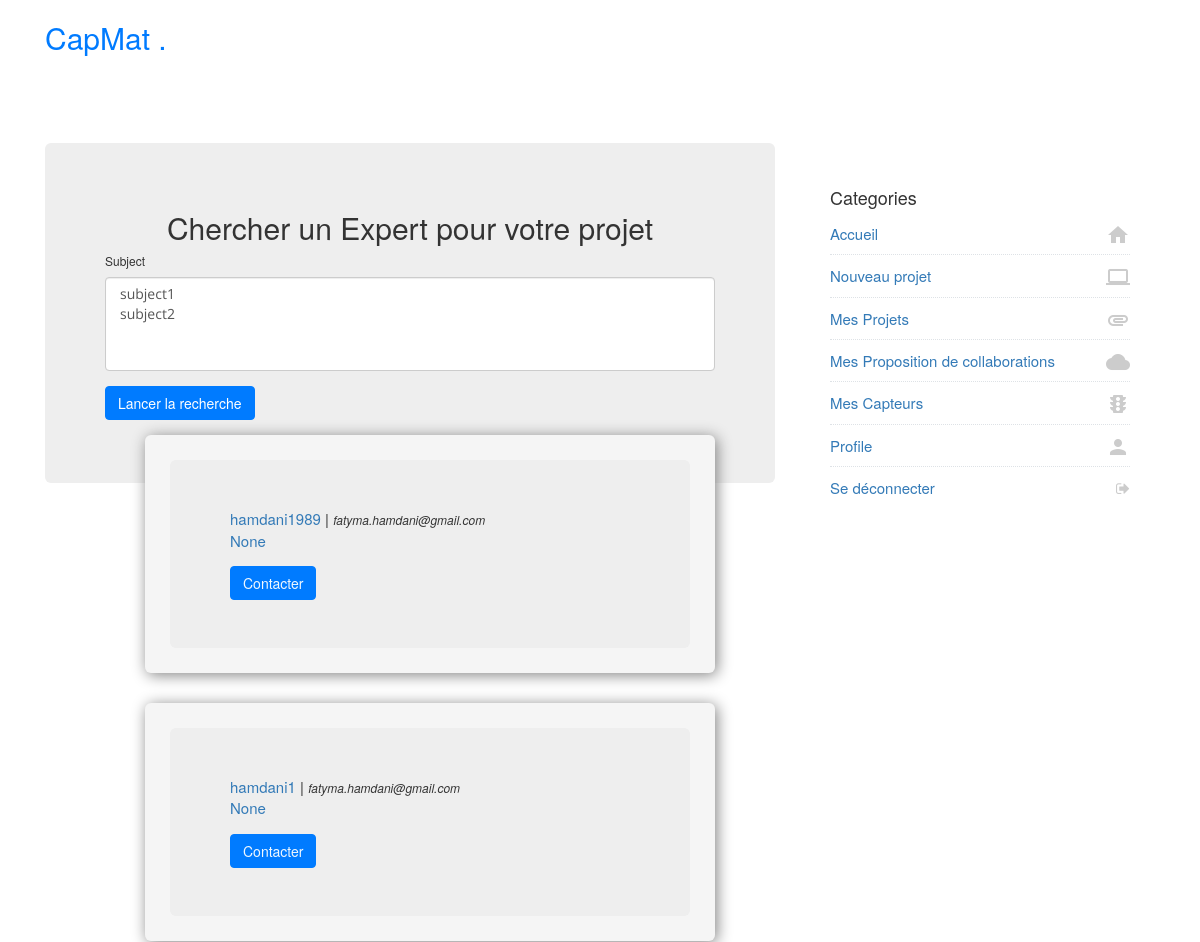
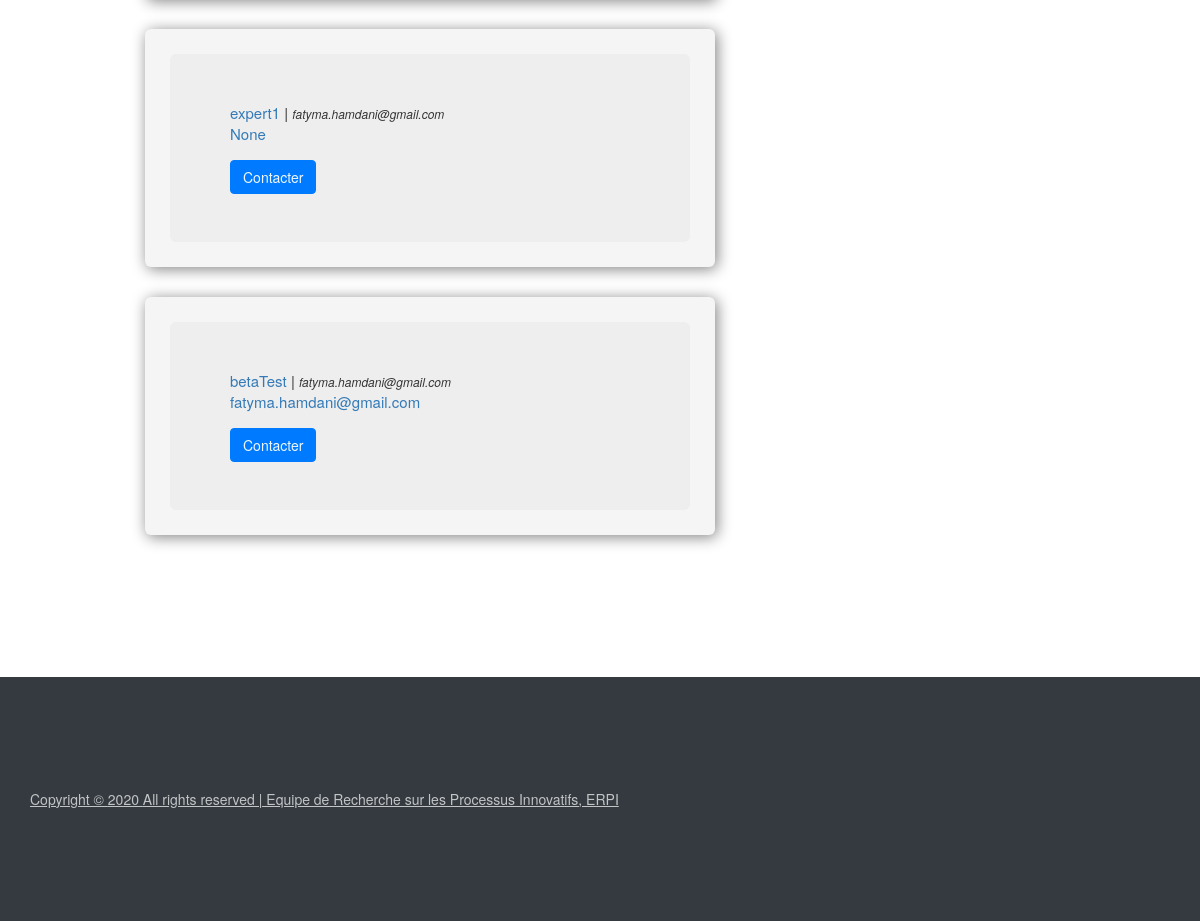
Screenshot of /CapMat/Expert with the database file from the repository (2 pictures, top to bottom).
### classroom/models.py (models this page shows, shortened)
class Student(models.Model):
    user = models.OneToOneField(User, on_delete=models.CASCADE, primary_key=True)
    image = models.ImageField(upload_to='media/', default='default.jpg', verbose_name=u"Figure associée à votre profil", null=True)
    nom = models.CharField(max_length=270,verbose_name= u"Nom : ",  null=True, blank=True)
    prenom = models.CharField(max_length=270,verbose_name= u"Prénom : ",  null=True, blank=True)
    adresse_email = models.EmailField(max_length=100,verbose_name=u"Adresse email de contact : ",   null=True, blank=True)
    composante = models.CharField(max_length=100,verbose_name=u"Composante : ",   null=True, blank=True)
    fonction = models.CharField(max_length=270,verbose_name= u"Fonction : ",  null=True, blank=True)
    domaine = models.ManyToManyField(Domaine, verbose_name= u"Domaines d'applications  ", help_text=u"Relativement à vos activités professionnelles.", related_name='domaines_expert')
    interests = models.ManyToManyField(Subject, verbose_name= u"Disciplines scientifiques ", related_name='interested_student')
    expert= models.BooleanField( verbose_name=u"Je souhaite participer à des projet ", default=False)

class User(AbstractUser):
    is_student = models.BooleanField(default=False)
    is_teacher = models.BooleanField(default=False)

### classroom/views/students.py (the view)
# urls.py: path('Expert', students.ExpertsListView, name='experts_list'),
def ExpertsListView(request):
    case_list = Student.objects.all()
    case_filter = ExpertsFilter(request.GET, queryset = case_list)
    template_name = 'classroom/students/collaboration/experts_list.html'
    return render(request, template_name, {'filter' : case_filter})

### classroom/models.py (called while the page is built)
    def __str__(self):
        return self.name

### classroom/templates/classroom/students/collaboration/experts_list.html (shortened to what this page needs)
                         {% load static %}
                         <!doctype html>
                         <html lang="en">
                         <head>
                           <link rel="stylesheet" href="fonts/icomoon/style.css' %}">
                           <link rel="stylesheet" href="{%  static  'css/bootstrap.min.css' %}">
                           <link rel="stylesheet" href="{%  static  'css/jquery-ui.css' %}">
                           <link rel="stylesheet" href="{%  static  'css/owl.carousel.min.css' %}">
                           <link rel="stylesheet" href="{%  static  'css/owl.theme.default.min.css' %}">
                           <link rel="stylesheet" href="{%  static  'css/owl.theme.default.min.css' %}">
                           <link rel="stylesheet" href="{%  static  'css/jquery.fancybox.min.css' %}">
                           <link rel="stylesheet" href="{%  static  'css/bootstrap-datepicker.css' %}">
                           <link rel="stylesheet" href="fonts/flaticon/font/flaticon.css' %}">
                           <link rel="stylesheet" href="{%  static  'css/aos.css' %}">
                           <link rel="stylesheet" href="{%  static  'css/style.css' %}">
                           <link rel="stylesheet" href="https://cdnjs.cloudflare.com/ajax/libs/font-awesome/4.7.0/css/font-awesome.min.css">
                         <link href="//maxcdn.bootstrapcdn.com/bootstrap/3.3.0/css/bootstrap.min.css" rel="stylesheet" id="bootstrap-css">
                         </head>
                         <body data-spy="scroll" data-target=".site-navbar-target" data-offset="300">
                           <div class="site-wrap">
                             <header class="site-navbar js-sticky-header " role="banner">
                               <div class="container">
                                 <div class="row align-items-center">
                                   <div class="col-6 col-xl-2">
                                     <h1 class="mb-0 site-logo"><a href="index.html" class="h2 mb-0"><span class="text-primary">CapMat .</span> </a></h1>
                                   </div>
                                   <div class="col-12 col-md-10 d-none d-xl-block">
                                     <nav class="site-navigation position-relative text-right" role="navigation">
                                       <ul class="site-menu main-menu js-clone-nav mr-auto d-none d-lg-block">
                                         <li><a href="" class="nav-link"></a></li>
                                       </ul>
                                     </nav>
                                   </div>
                                 </div>
                               </div>
                             </header>
                             <div class="site-section cta-big-image" id="about-section">
                               <div class="container">
                                 <div class="row mb-5 justify-content-center">
                                   <div class="col-md-8 text-center">
                                   </div>
                                 </div>
                                 <div class="row">
                                   <div class="col-md-8 blog-content">
                                    <div class="jumbotron">
                                        <h2 style="text-align: center;">Chercher un Expert pour votre projet </h2>
                                        {% load widget_tweaks %}
                                        <div>
                                        <form method="get">
                                           <h6 >Subject</h6>
                                          {% render_field filter.form.interests  class="form-control" %}
                                                      <button type="submit" class="btn btn-primary" >Lancer la recherche</button>
                                              </form>
                                             </div>
                                        <ul>
                                         {% for user in filter.qs %}
                                         <div class="sidebar-box" style=" background-color: whitesmoke ; box-shadow: 2px 2px 15px grey; border-radius: 6px;" >
                                           <div class="jumbotron">
                                             <a href="">{{user.user.username}}</a> | <span style="font-size: 12px;"><i>{{user.user.email}}</i></span><br>
                                             <a href="">{{user.adresse_email}}</a>
                                               <button type="button"  class="btn btn-primary"><a style="color: aliceblue" href="">Contacter</a> </button>
                                           </div>
                                         </div>
                                         {% empty %}
                                         <p class="text-center">  No data are availbe</p>
                                            {% endfor %}
                                        </ul>
                                    </div>
                                   </div>
                                   <div class="col-md-4 sidebar">
                                     <div class="sidebar-box">
                                       <div class="categories">
                                         <h3>Categories</h3>
                                         <li><a href="{% url 'home' %}"><span><i class="material-icons">home</i></span> Accueil </a></li>
                                         <li><a href="{% url 'students:projet_add' %}"> <span><i class="material-icons">computer</i></span>Nouveau projet</a></li>
                                         <li><a href="{% url 'students:lanceur_projet_home' %}">Mes Projets <span><i class="material-icons">attachment</i></span></a></li>
                                         <li><a href="{% url 'students:collaborations' %}">Mes Proposition de collaborations <span><i class="material-icons">cloud</i></span></a></li>
                                         <li><a href="{% url 'students:capteur_add' %}">Mes Capteurs <span><i class="material-icons">traffic</i></span></a></li>
                                         <li><a href="{% url 'students:profile' %}">Profile <span><i class="material-icons">person</i></span></a></li>
                                         <li><a href="{% url 'logout' %}">Se déconnecter <span><i class="fa fa-sign-out"></i></span></a></li>
                                       </div>
                                     </div>
                                   </div>
                                 </div>
                                 </div>
                               </div>
                             </div>
                             <footer class="site-footer">
                               <div class="container">
                                 <div class="row">
                                   <a href="https://erpi.univ-lorraine.fr/">                  Copyright &copy;
                                     <script>document.write(new Date().getFullYear());</script> All rights reserved | Equipe de Recherche sur les Processus Innovatifs, ERPI </a>
                                   </div>
                                 </div>
                             </footer>
                         </body>
                         </html>

### static/css/style.css (style rules this page uses)
html { overflow-x: hidden; }
body { line-height: 1.7; color: gray; font-weight: 400; font-size: 1rem; }
a { -webkit-transition: .3s all ease; -o-transition: .3s all ease; transition: .3s all ease; }
h1, h2, h3, h4, h5, .h1, .h2, .h3, .h4, .h5 { font-family: "Open Sans", -apple-system, BlinkMacSystemFont, "Segoe UI", Roboto, "Helvetica Neue", Arial, "Noto Sans", sans-serif, "Apple Color Emoji", "Segoe UI Emoji", "Segoe UI Symbol", "Noto Color Emoji"; }
body:after { -webkit-transition: .3s all ease-in-out; -o-transition: .3s all ease-in-out; transition: .3s all ease-in-out; }
.btn { font-size: 16px; border-radius: 30px; padding: 10px 30px; }
.btn.btn-primary { background: #007bff; border-color: #007bff; color: #fff; }
.form-control { height: 43px; border-radius: 30px; font-family: "Open Sans", -apple-system, BlinkMacSystemFont, "Segoe UI", Roboto, "Helvetica Neue", Arial, "Noto Sans", sans-serif, "Apple Color Emoji", "Segoe UI Emoji", "Segoe UI Symbol", "Noto Color Emoji"; }
.site-section { padding: 2.5em 0; }
@media (min-width: 768px) { .site-section { padding: 8em 0; } }
.site-footer { padding: 4em 0; background: #343a40; }
@media (min-width: 768px) { .site-footer { padding: 8em 0; } }
.site-footer a { color: rgba(255, 255, 255, 0.7); text-decoration: underline; }
.site-navbar { margin-bottom: 0px; z-index: 1999; position: absolute; top: 0; width: 100%; border-bottom: rgba(255, 255, 255, 0.7); }
.site-navbar .site-logo { position: relative; left: 0; top: -5px; }
.site-navbar .site-navigation .site-menu { margin-bottom: 0; }
.site-navbar .site-navigation .site-menu a { text-decoration: none !important; display: inline-block; }
.site-navbar .site-navigation .site-menu > li { display: inline-block; }
.site-navbar .site-navigation .site-menu > li > a { padding: 20px 20px; color: #000; display: inline-block; text-decoration: none !important; }
.site-mobile-menu .site-nav-wrap { padding: 0; margin: 0; list-style: none; position: relative; }
.site-mobile-menu .site-nav-wrap a { padding: 10px 20px; display: block; position: relative; color: #212529; }
.site-mobile-menu .site-nav-wrap li { position: relative; display: block; }
.site-mobile-menu .site-nav-wrap > li { display: block; position: relative; float: left; width: 100%; }
.site-mobile-menu .site-nav-wrap > li > a { padding-left: 20px; font-size: 20px; }
.sticky-wrapper .site-navbar { -webkit-transition: .3s all ease; -o-transition: .3s all ease; transition: .3s all ease; }
.sticky-wrapper .site-navbar { border-bottom: 1px solid rgba(255, 255, 255, 0.2); }
.sticky-wrapper .site-navbar .site-logo a { color: #fff; }
.sticky-wrapper .site-navbar .site-menu > li > a { color: rgba(255, 255, 255, 0.7) !important; }
.position-relative { position: relative; }
.cta-big-image > .container { position: relative; }
.sidebar-box { margin-bottom: 30px; padding: 25px; font-size: 15px; width: 100%; float: left; background: #fff; }
.sidebar-box *:last-child { margin-bottom: 0; }
.sidebar-box h3 { font-size: 18px; margin-bottom: 15px; }
.categories li, .sidelink li { position: relative; margin-bottom: 10px; padding-bottom: 10px; border-bottom: 1px dotted #dee2e6; list-style: none; }
.categories li:last-child, .sidelink li:last-child { margin-bottom: 0; border-bottom: none; padding-bottom: 0; }
.categories li a, .sidelink li a { display: block; }
.categories li a span, .sidelink li a span { position: absolute; right: 0; top: 0; color: #ccc; }

### rows the page displays
Student: user.username "hamdani1989", user.email "fatyma.hamdani@gmail.com", adresse_email "None"
Student: user.username "hamdani1", user.email "fatyma.hamdani@gmail.com", adresse_email "None"
Student: user.username "expert1", user.email "fatyma.hamdani@gmail.com", adresse_email "None"
Student: user.username "betaTest", user.email "fatyma.hamdani@gmail.com", adresse_email "fatyma.hamdani@gmail.com"
